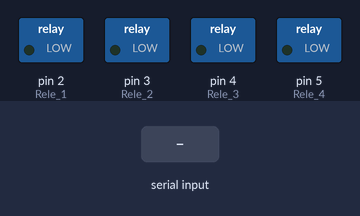
Recording of a sketch running on a simulated Arduino Uno, built with avr-gcc and run on an emulated ATmega328P. Parts: switched loads named in the sketch (green lamp = pin HIGH). Inputs (shaded band) come from the test bench. What the sketch prints to the serial monitor is not drawn.

Above: at 1.2 s.
1.3 s: byte 11 (11) received over Serial
At 1.7 s:
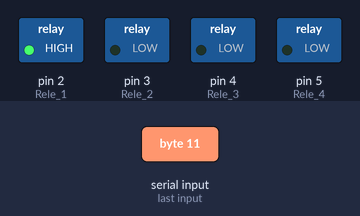
2.8 s: byte 21 (21) received over Serial
At 4.0 s:
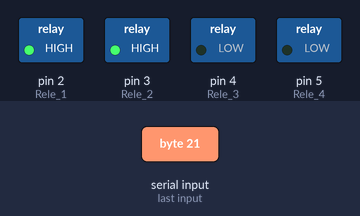
4.3 s: "1\n" received over Serial
At 5.2 s:
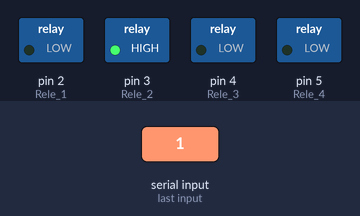
5.8 s: byte 31 (31) received over Serial
At 6.4 s:
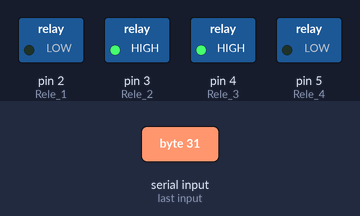
7.3 s: byte 20 (20) received over Serial
At 8.5 s:
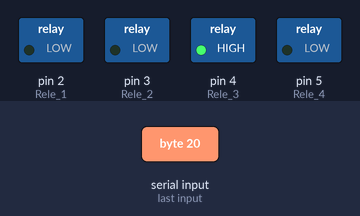
8.8 s: byte 41 (41) received over Serial
At 9.8 s:
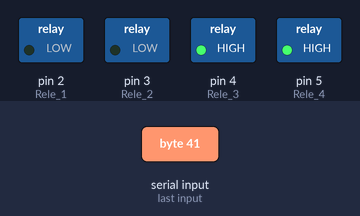
Timing chart, 0 to 11.3 s (numbered marks = the images above; inputs shaded):
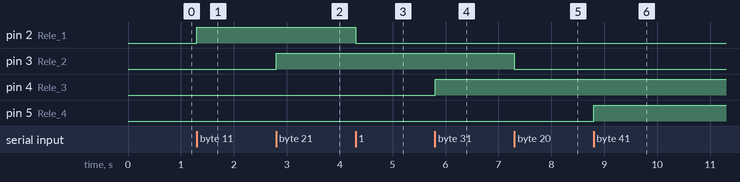

The sketch:

ReleJava.ino
```cpp
/**
 * Exemplo de Projeto de Atuação do Arduino
 * Prof. Paulo Barreto
 * Data 27/04/2022
 */
int val;

void setup()
{
  Serial.begin(9600);
  pinMode(2, OUTPUT);   //Rele 1
  pinMode(3, OUTPUT);   //Rele 2
  pinMode(4, OUTPUT);   //Rele 3
  pinMode(5, OUTPUT);   //Rele 4
}

void loop(){
  if (Serial.available()) {
    val = Serial.read();
    //Relé 1
    if (val == 11) {
      digitalWrite(2, HIGH);    //Liga
    }
    if (val == 10) {
      digitalWrite(2, LOW);     //Desliga
    }
    //Relé 2
    if (val == 21) {
      digitalWrite(3, HIGH);
    }
    if (val == 20) {
      digitalWrite(3, LOW);
    }
    //Relé 3
    if (val == 31) {
      digitalWrite(4, HIGH);
    }
    if (val == 30) {
      digitalWrite(4, LOW);
    }
    //Relé 4
    if (val == 41) {
      digitalWrite(5, HIGH);
    }
    if (val == 40) {
      digitalWrite(5, LOW);
    }
  }else{
    Serial.print(val);
  }
}
```

Measured:
- after the input at 1.3 s, pin 2 (Rele_1): LOW → HIGH at once
- after the input at 2.8 s, pin 3 (Rele_2): LOW → HIGH at once
- after the input at 4.3 s, pin 2 (Rele_1): HIGH → LOW at once
- after the input at 5.8 s, pin 4 (Rele_3): LOW → HIGH at once
- after the input at 7.3 s, pin 3 (Rele_2): HIGH → LOW at once
- after the input at 8.8 s, pin 5 (Rele_4): LOW → HIGH at once
